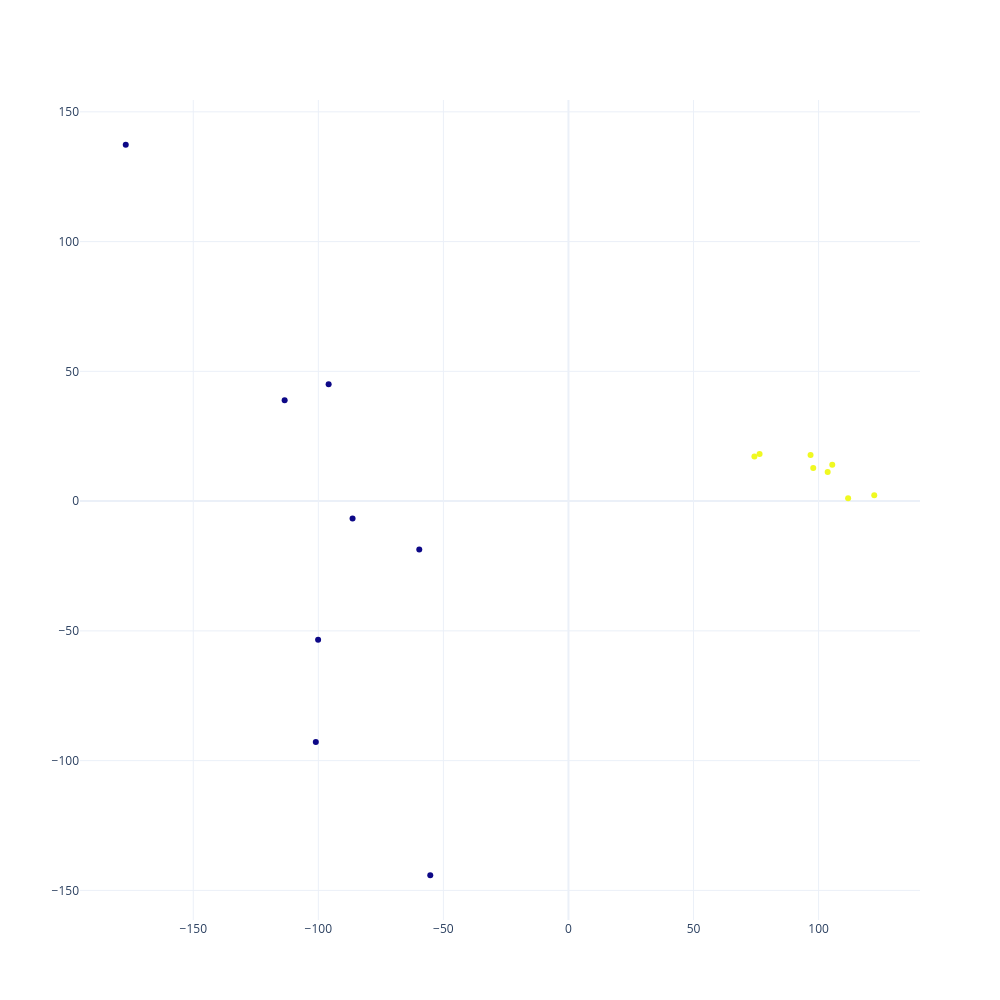

Here is the notebook cell this chart was saved with:
### Code cell
cluster_outliers(final_logs_red, meta, 'Cell_state')

### Figure 1 — Plotly figure (JSON) as saved in the notebook; plotly's stock layout.template omitted (floating-point values rounded to 4 significant figures)
{"data": [{"marker": {"color": [3, 3, 3, 2, 2, 2, 3, 3, 3, 2, 2, 3, 3, 2, 2, 2]}, "mode": "markers", "text": ["B1-1", "B1-2", "B1-3", "B2-1", "B2-2", "B2-3", "C1-1", "C1-2", "C1-3", "C2-2", "C2-3", "H1-2", "H1-3", "H2-1", "H2-2", "H2-3"], "type": "scatter", "x": [74.35, 111.8, 122.3, -100.1, -101.0, -59.64, 103.6, 105.5, 96.79, -177.0, -95.87, 97.87, 76.42, -113.5, -55.24, -86.32], "y": [17.19, 1.069, 2.25, -53.43, -92.78, -18.61, 11.26, 14.0, 17.78, 137.3, 45.04, 12.74, 18.12, 38.91, -144.2, -6.666]}], "layout": {"autosize": false, "height": 1000, "width": 1000}}
